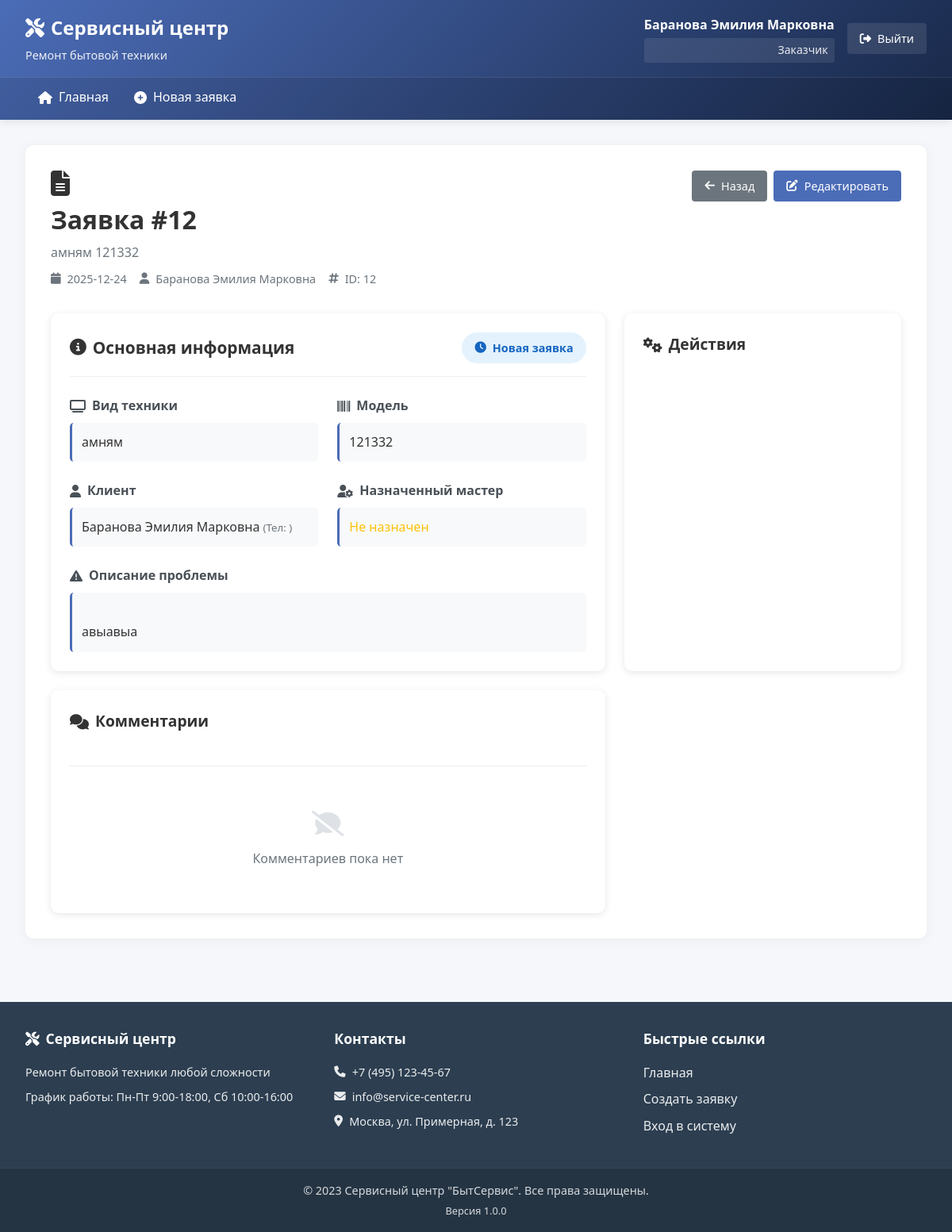
Screenshot of /request/12 (signed in) with the database file from the repository.
### tables this page shows
CREATE TABLE users (
    id INTEGER PRIMARY KEY AUTOINCREMENT,
    fio TEXT NOT NULL,
    phone TEXT NOT NULL,
    login TEXT UNIQUE NOT NULL,
    password_hash TEXT NOT NULL,
    type TEXT NOT NULL CHECK(type IN ('Заказчик', 'Мастер', 'Оператор', 'Менеджер', 'admin', 'Менеджер по качеству'))
);

CREATE TABLE repair_requests (
    id INTEGER PRIMARY KEY AUTOINCREMENT,
    start_date DATE NOT NULL DEFAULT (CURRENT_DATE),
    home_tech_type TEXT NOT NULL,
    home_tech_model TEXT NOT NULL,
    problem_description TEXT NOT NULL,
    request_status TEXT NOT NULL DEFAULT 'Новая заявка' 
        CHECK(request_status IN ('Новая заявка', 'В процессе ремонта', 'Ожидание запчастей', 'Готова к выдаче')),
    completion_date DATE,
    repair_parts TEXT,
    master_id INTEGER,
    client_id INTEGER NOT NULL,
    created_at TIMESTAMP DEFAULT CURRENT_TIMESTAMP,
    updated_at TIMESTAMP DEFAULT CURRENT_TIMESTAMP,
    FOREIGN KEY (master_id) REFERENCES users (id) ON DELETE SET NULL,
    FOREIGN KEY (client_id) REFERENCES users (id) ON DELETE CASCADE
);

### app.py (the view)
@app.route('/request/<int:request_id>')
@login_required
def request_detail(request_id):
    request_data = query_db('''
        SELECT r.*, uc.fio as client_fio, um.fio as master_fio
        FROM repair_requests r
        LEFT JOIN users uc ON r.client_id = uc.id
        LEFT JOIN users um ON r.master_id = um.id
        WHERE r.id = ?
    ''', (request_id,), one=True)
    if request_data is None:
        flash('Заявка не найдена.', 'danger')
        return redirect(url_for('index'))
    if g.user['type'] == 'Заказчик' and request_data['client_id'] != g.user['id']:
        flash('У вас нет доступа к этой заявке.', 'danger')
        return redirect(url_for('index'))
    comments = query_db('''
        SELECT c.*, u.fio as master_fio
        FROM comments c
        JOIN users u ON c.master_id = u.id
        WHERE c.request_id = ?
        ORDER BY c.created_at DESC
    ''', (request_id,))
    masters = query_db('''
        SELECT id, fio FROM users
        WHERE type IN ('Мастер', 'admin')
        ORDER BY fio
    ''')
    deadline_extensions = query_db('''
        SELECT de.*, u.fio as extended_by_fio
        FROM deadline_extensions de
        JOIN users u ON de.extended_by = u.id
        WHERE de.request_id = ?
        ORDER BY de.extended_at DESC
    ''', (request_id,))
    total_extension = sum(ext['extra_days'] for ext in deadline_extensions)
    return render_template('request_detail.html',
                         request=request_data,
                         comments=comments,
                         masters=masters,
                         deadline_extensions=deadline_extensions,
                         total_extension=total_extension)

### app.py (called while the page is built)
@app.before_request
def load_logged_in_user():
    user_id = session.get('user_id')
    if user_id is None:
        g.user = None
    else:
        user = query_db('SELECT * FROM users WHERE id = ?', (user_id,), one=True)
        if user:
            g.user = dict(user)
        else:
            g.user = None
            session.clear()

def login_required(view):
    @wraps(view)
    def wrapped_view(**kwargs):
        if g.user is None:
            flash('Для доступа к этой странице требуется авторизация.', 'warning')
            return redirect(url_for('login'))
        return view(**kwargs)
    return wrapped_view

### database.py (called while the page is built)
def get_db_path():
    return os.path.join(os.path.dirname(__file__), 'service_center.db')

def get_db():
    if 'db' not in g:
        db_path = get_db_path()
        os.makedirs(os.path.dirname(db_path), exist_ok=True)
        g.db = sqlite3.connect(db_path)
        g.db.row_factory = sqlite3.Row
        g.db.execute('PRAGMA foreign_keys = ON')
    return g.db

def query_db(query, args=(), one=False):
    db = get_db()
    cur = db.execute(query, args)
    rv = cur.fetchall()
    cur.close()
    return (rv[0] if rv else None) if one else rv

### templates/request_detail.html (shortened to what this page needs)
{% extends "layout.html" %}
{% block content %}
<div class="page-header">
    <div class="header-left">
        <h1>
            <i class="fas fa-file-alt"></i> Заявка #{{ request.id }}
            <span class="header-subtitle">{{ request.home_tech_type }} {{ request.home_tech_model }}</span>
        </h1>
        <div class="request-meta">
            <span class="meta-item">
                <i class="fas fa-calendar"></i> {{ request.start_date }}
            </span>
            <span class="meta-item">
                <i class="fas fa-user"></i> {{ request.client_fio }}
            </span>
            <span class="meta-item">
                <i class="fas fa-hashtag"></i> ID: {{ request.id }}
            </span>
        </div>
    </div>
    <div class="header-right">
        <a href="{{ url_for('index') }}" class="btn btn-secondary">
            <i class="fas fa-arrow-left"></i> Назад
        </a>
        {% if g.user.type in ['Оператор', 'admin', 'Менеджер'] or
              (g.user.type == 'Заказчик' and request.request_status == 'Новая заявка') or
              (g.user.type == 'Мастер' and request.master_id == g.user.id) %}
        <a href="{{ url_for('edit_request', request_id=request.id) }}" class="btn btn-primary">
            <i class="fas fa-edit"></i> Редактировать
        </a>
        {% endif %}
    </div>
</div>
<div class="detail-container">
    <div class="detail-card">
        <div class="detail-header">
            <h2><i class="fas fa-info-circle"></i> Основная информация</h2>
            <span class="status-badge-large status-{{ request.request_status|lower|replace(' ', '-') }}">
                {% if request.request_status == 'Новая заявка' %}
                <i class="fas fa-clock"></i>
                {% elif request.request_status == 'В процессе ремонта' %}
                <i class="fas fa-wrench"></i>
                {% elif request.request_status == 'Ожидание запчастей' %}
                <i class="fas fa-box-open"></i>
                {% elif request.request_status == 'Готова к выдаче' %}
                <i class="fas fa-check-circle"></i>
                {% endif %}
                {{ request.request_status }}
            </span>
        </div>
        <div class="detail-body">
            <div class="info-grid">
                <div class="info-item">
                    <div class="info-label">
                        <i class="fas fa-tv"></i> Вид техники
                    </div>
                    <div class="info-value">{{ request.home_tech_type }}</div>
                </div>
                <div class="info-item">
                    <div class="info-label">
                        <i class="fas fa-barcode"></i> Модель
                    </div>
                    <div class="info-value">{{ request.home_tech_model }}</div>
                </div>
                <div class="info-item">
                    <div class="info-label">
                        <i class="fas fa-user"></i> Клиент
                    </div>
                    <div class="info-value">
                        {{ request.client_fio }}
                        <small class="text-muted">(Тел: {{ request.client_phone }})</small>
                    </div>
                </div>
                <div class="info-item">
                    <div class="info-label">
                        <i class="fas fa-user-cog"></i> Назначенный мастер
                    </div>
                    <div class="info-value">
                        {% if request.master_fio %}
                        {{ request.master_fio }}
                        {% else %}
                        <span class="text-warning">Не назначен</span>
                        {% endif %}
                    </div>
                </div>
                <div class="info-item full-width">
                    <div class="info-label">
                        <i class="fas fa-exclamation-triangle"></i> Описание проблемы
                    </div>
                    <div class="info-value problem-description">
                        {{ request.problem_description }}
                    </div>
                </div>
            </div>
        </div>
    </div>
    <div class="actions-card">
        <h3><i class="fas fa-cogs"></i> Действия</h3>
    </div>
    <div class="comments-card">
        <div class="comments-header">
            <h3><i class="fas fa-comments"></i> Комментарии</h3>
        </div>
        {% if comments %}
        <div class="comments-list">
            {% for comment in comments %}
            <div class="comment-item">
                <div class="comment-header">
                    <div class="comment-author">
                        <i class="fas fa-user"></i>
                        <strong>{{ comment.master_fio }}</strong>
                    </div>
                    <div class="comment-date">
                        <i class="fas fa-calendar"></i>
                        {{ comment.created_at|datetime }}
                    </div>
                </div>
                <div class="comment-body">
                    {{ comment.message }}
                </div>
            </div>
            {% endfor %}
        </div>
        {% else %}
        <div class="empty-comments">
            <i class="fas fa-comment-slash fa-2x"></i>
            <p>Комментариев пока нет</p>
        </div>
        {% endif %}
    </div>
</div>
{% endblock %}

### templates/layout.html (shortened to what this page needs)
<!DOCTYPE html>
<html lang="ru">
<head>
    <link rel="stylesheet" href="{{ url_for('static', filename='style.css') }}">
    <link rel="stylesheet" href="https://cdnjs.cloudflare.com/ajax/libs/font-awesome/6.4.0/css/all.min.css">
</head>
<body>
    <header>
        <div class="header-container">
            <div class="logo">
                <h1><i class="fas fa-tools"></i> Сервисный центр</h1>
                <p class="tagline">Ремонт бытовой техники</p>
            </div>
            <div class="user-info">
                {% if g.user %}
                <div class="user-details">
                    <span class="user-name">{{ g.user.fio }}</span>
                    <span class="user-role">{{ g.user.type }}</span>
                </div>
                <a href="{{ url_for('logout') }}" class="btn btn-logout" title="Выйти">
                    <i class="fas fa-sign-out-alt"></i> Выйти
                </a>
                {% endif %}
            </div>
        </div>
        <nav>
            <ul class="nav-menu">
                <li><a href="{{ url_for('index') }}" class="{% if request.endpoint == 'index' %}active{% endif %}">
                    <i class="fas fa-home"></i> Главная
                </a></li>
                {% if g.user %}
                    {% if g.user.type in ['Заказчик', 'Оператор', 'admin', 'Менеджер'] %}
                    <li><a href="{{ url_for('create_request') }}" class="{% if request.endpoint == 'create_request' %}active{% endif %}">
                        <i class="fas fa-plus-circle"></i> Новая заявка
                    </a></li>
                    {% endif %}
                {% endif %}
            </ul>
        </nav>
    </header>
    <main>
        <div class="content">
            {% block content %}{% endblock %}
        </div>
    </main>
    <footer>
        <div class="footer-content">
            <div class="footer-section">
                <h3><i class="fas fa-tools"></i> Сервисный центр</h3>
                <p>Ремонт бытовой техники любой сложности</p>
                <p>График работы: Пн-Пт 9:00-18:00, Сб 10:00-16:00</p>
            </div>
            <div class="footer-section">
                <h3>Контакты</h3>
                <p><i class="fas fa-phone"></i> +7 (495) 123-45-67</p>
                <p><i class="fas fa-envelope"></i> info@service-center.ru</p>
                <p><i class="fas fa-map-marker-alt"></i> Москва, ул. Примерная, д. 123</p>
            </div>
            <div class="footer-section">
                <h3>Быстрые ссылки</h3>
                <ul>
                    <li><a href="{{ url_for('index') }}">Главная</a></li>
                    {% if g.user %}
                    <li><a href="{{ url_for('create_request') }}">Создать заявку</a></li>
                    {% endif %}
                    <li><a href="{{ url_for('login') }}">Вход в систему</a></li>
                </ul>
            </div>
        </div>
        <div class="footer-bottom">
            <p>&copy; 2023 Сервисный центр "БытСервис". Все права защищены.</p>
            <p class="version">Версия 1.0.0</p>
        </div>
    </footer>
</body>
</html>

### static/style.css (style rules this page uses)
* { margin: 0; padding: 0; box-sizing: border-box; }
body { font-family: 'Segoe UI', Tahoma, Geneva, Verdana, sans-serif; line-height: 1.6; color: #333; background-color: #f5f7fa; min-height: 100vh; display: flex; flex-direction: column; }
header { background: linear-gradient(135deg, #4b6cb7 0%, #182848 100%); color: white; box-shadow: 0 2px 10px rgba(0,0,0,0.1); position: sticky; top: 0; z-index: 1000; }
.header-container { display: flex; justify-content: space-between; align-items: center; padding: 1rem 2rem; max-width: 1400px; margin: 0 auto; }
.logo h1 { font-size: 1.5rem; margin-bottom: 0.25rem; display: flex; align-items: center; gap: 0.5rem; }
.tagline { font-size: 0.9rem; opacity: 0.9; }
.user-info { display: flex; align-items: center; gap: 1rem; }
.user-details { text-align: right; }
.user-name { display: block; font-weight: 600; }
.user-role { display: block; font-size: 0.875rem; opacity: 0.9; background: rgba(255,255,255,0.1); padding: 0.25rem 0.5rem; border-radius: 3px; margin-top: 0.25rem; }
.btn-logout { background: rgba(255,255,255,0.1); color: white; padding: 0.5rem 1rem; border-radius: 4px; text-decoration: none; display: flex; align-items: center; gap: 0.5rem; transition: background 0.3s; }
nav { background: rgba(0,0,0,0.1); border-top: 1px solid rgba(255,255,255,0.1); }
.nav-menu { display: flex; list-style: none; max-width: 1400px; margin: 0 auto; padding: 0 2rem; }
.nav-menu li { flex: 0 0 auto; }
.nav-menu a { color: white; text-decoration: none; padding: 0.75rem 1rem; display: flex; align-items: center; gap: 0.5rem; transition: background 0.3s; border-bottom: 3px solid transparent; }
main { flex: 1; padding: 2rem; max-width: 1400px; margin: 0 auto; width: 100%; }
.content { background: white; border-radius: 10px; padding: 2rem; box-shadow: 0 2px 15px rgba(0,0,0,0.05); }
footer { background: #2c3e50; color: white; margin-top: 3rem; }
.footer-content { display: grid; grid-template-columns: repeat(auto-fit, minmax(250px, 1fr)); gap: 2rem; padding: 2rem; max-width: 1400px; margin: 0 auto; }
.footer-section h3 { margin-bottom: 1rem; font-size: 1.1rem; display: flex; align-items: center; gap: 0.5rem; }
.footer-section p { margin-bottom: 0.5rem; opacity: 0.9; font-size: 0.9rem; display: flex; align-items: center; gap: 0.5rem; }
.footer-section ul { list-style: none; }
.footer-section li { margin-bottom: 0.5rem; }
.footer-section a { color: white; text-decoration: none; opacity: 0.9; transition: opacity 0.3s; }
.footer-bottom { text-align: center; padding: 1rem; background: rgba(0,0,0,0.2); border-top: 1px solid rgba(255,255,255,0.1); font-size: 0.9rem; opacity: 0.8; }
.version { margin-top: 0.25rem; font-size: 0.8rem; }
.btn { display: inline-flex; align-items: center; gap: 0.5rem; padding: 0.5rem 1rem; border: none; border-radius: 4px; font-size: 0.9rem; font-weight: 500; cursor: pointer; text-decoration: none; transition: all 0.3s; text-align: center; }
.btn-primary { background: #4b6cb7; color: white; }
.btn-secondary { background: #6c757d; color: white; }
.text-muted { color: #6c757d !important; }
.text-warning { color: #ffc107 !important; }

### rows the page displays
users: user.fio "Баранова Эмилия Марковна", user.type "Заказчик", client_fio "Баранова Эмилия Марковна"
repair_requests: id "12", home_tech_type "амням", home_tech_model "121332", start_date "2025-12-24", request_status "Новая заявка", problem_description "авыавыа"
